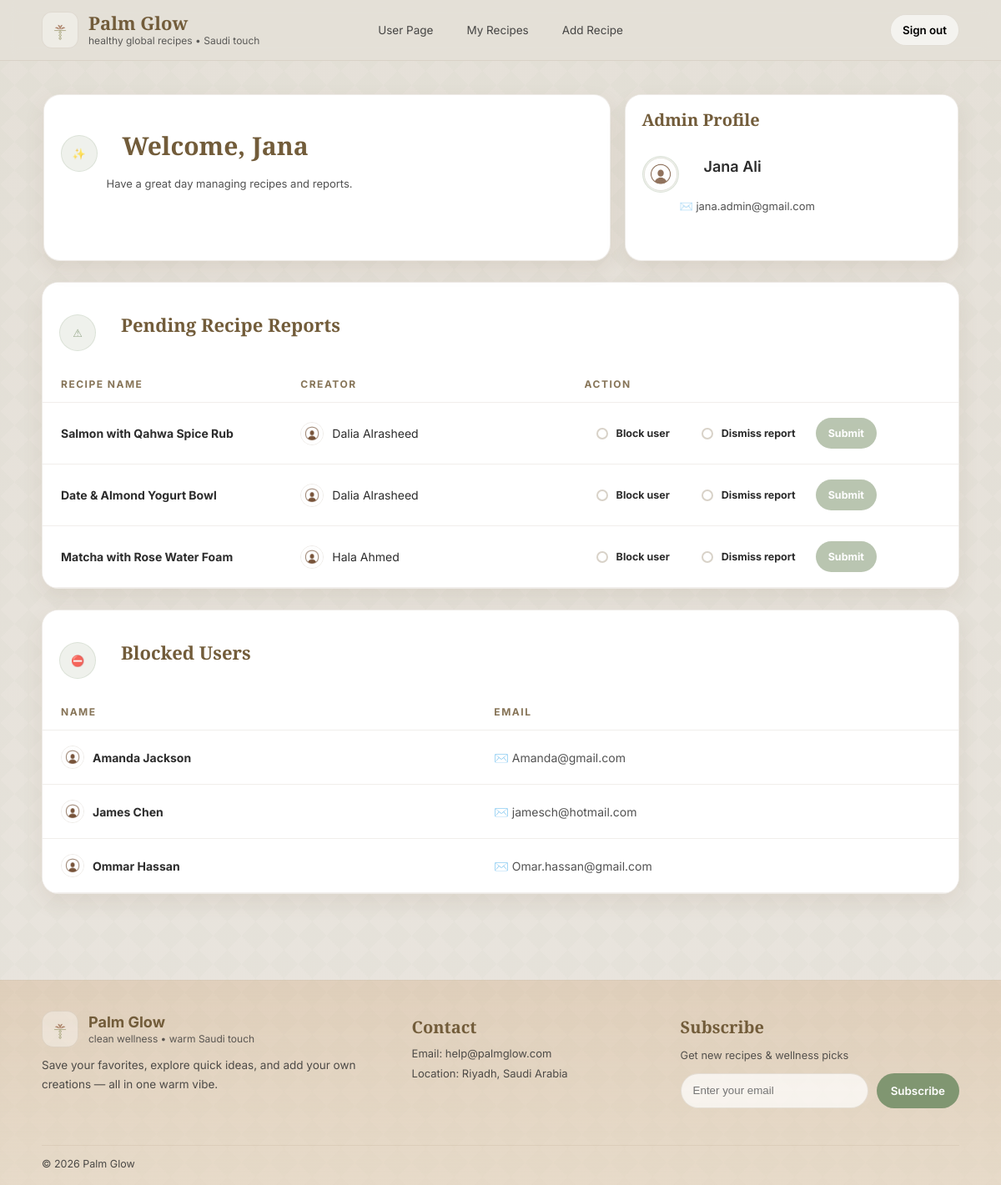
Screenshot of /admin.php (signed in) with the database file from the repository.
### tables this page shows
CREATE TABLE `user` (
  `id` int(11) NOT NULL,
  `userType` enum('user','admin') NOT NULL,
  `firstName` varchar(100) NOT NULL,
  `lastName` varchar(100) NOT NULL,
  `emailAddress` varchar(255) NOT NULL,
  `PASSWORD` varchar(255) NOT NULL,
  `photoFileName` varchar(255) NOT NULL
);

CREATE TABLE `report` (
  `id` int(11) NOT NULL,
  `userID` int(11) NOT NULL,
  `recipeID` int(11) NOT NULL
);

CREATE TABLE `recipe` (
  `id` int(11) NOT NULL,
  `userID` int(11) NOT NULL,
  `categoryID` int(11) NOT NULL,
  `NAME` varchar(255) NOT NULL,
  `description` text NOT NULL,
  `photoFileName` varchar(255) NOT NULL,
  `videoFilePath` varchar(255) DEFAULT NULL
);

CREATE TABLE `blockeduser` (
  `id` int(11) NOT NULL,
  `firstName` varchar(100) NOT NULL,
  `lastName` varchar(100) NOT NULL,
  `emailAddress` varchar(255) NOT NULL
);

### admin.php (the view, shortened to what this page needs)
<?php
include 'db_connection.php';
$adminID = $_SESSION['userID'];
$adminQuery = "SELECT * FROM user WHERE id = $adminID";
$adminResult = mysqli_query($conn, $adminQuery);
$admin = mysqli_fetch_assoc($adminResult);
$firstName = $admin['firstName'];
$lastName = $admin['lastName'];
$email = $admin['emailAddress'];
$photo = !empty($admin['photoFileName']) ? "images/" . $admin['photoFileName'] : "images/Avatar.png";
$reports = [];
$reportsQuery = "
    SELECT
        report.recipeID,
        recipe.NAME AS recipeName,
        recipe.userID,
        user.firstName,
        user.lastName,
        user.photoFileName
    FROM report
    JOIN recipe ON report.recipeID = recipe.id
    JOIN user ON recipe.userID = user.id
";
$reportsResult = mysqli_query($conn, $reportsQuery);
while ($row = mysqli_fetch_assoc($reportsResult)) {
    $reports[] = $row;
}
$blockedUsers = [];
$blockedQuery = "SELECT * FROM blockeduser";
$blockedResult = mysqli_query($conn, $blockedQuery);
while ($row = mysqli_fetch_assoc($blockedResult)) {
    $blockedUsers[] = $row;
}
?>
<!DOCTYPE html>
<html lang="en">
<head>
</head>
<body>
  <div class="pattern" aria-hidden="true"></div>
  <header>
    <div class="container nav-wrap">
      <a class="brand" href="index.php">
        <img src="images/palmLogo.png" alt="Palm Glow Logo">
        <div>
          <div class="name">Palm Glow</div>
          <div class="tag">healthy global recipes • Saudi touch</div>
        </div>
      </a>
      <nav>
        <a class="nav-link" href="user.php">User Page</a>
        <a class="nav-link" href="myRecipes.php">My Recipes</a>
        <a class="nav-link" href="addRecipe.php">Add Recipe</a>
      </nav>
      <div class="cta">
        <button class="btn" onclick="location.href='logout.php'">Sign out</button>
      </div>
    </div>
  </header>
  <main class="page">
    <section class="opper_messages">
      <div class="admin_reportTable" id="welcome_square">
        <div class="admin_reportTableHeader">
          <div class="icon_and_name">
            <span class="adminPage_smallIcon">✨</span>
            <p id="welcome_name">Welcome, <?php echo htmlspecialchars($firstName); ?></p>
          </div>
          <span class="greating_message">Have a great day managing recipes and reports.</span>
        </div>
      </div>
      <div class="admin_reportTable" id="admin_square">
        <div class="admin_reportTableHeader">
          <p id="admin_profiletext">Admin Profile</p>
          <div class="icon_and_name">
            <span class="adminPage_smallIcon">
             <img class="adminPage_creatorAvatar" id="admin_img" src="<?php echo htmlspecialchars($photo); ?>" alt="Admin photo">
            </span>
            <p id="admin_fullname"><?php echo htmlspecialchars($firstName . " " . $lastName); ?></p>
          </div>
          <span class="greating_message" id="admin_email">✉️ <?php echo htmlspecialchars($email); ?></span>
        </div>
      </div>
    </section>
    <div class="admin_reportTable">
      <div class="admin_reportTableHeader">
        <div class="icon_and_name">
          <span class="adminPage_smallIcon">⚠</span>
          <p>Pending Recipe Reports</p>
        </div>
      </div>
      <div class="admin_reportTableContent">
        <table>
          <thead>
            <tr>
              <th>RECIPE NAME</th>
              <th>CREATOR</th>
              <th>ACTION</th>
            </tr>
          </thead>
          <tbody>
<?php if (count($reports) > 0) { ?>
  <?php foreach ($reports as $index => $reportRow) { ?>
    <tr>
      <td>
        <a class="recipeLinks" href="view_recipe.php?id=<?php echo $reportRow['recipeID']; ?>">
          <?php echo htmlspecialchars($reportRow['recipeName']); ?>
        </a>
      </td>
      <td>
        <div class="report_creatorImg">
          <img class="adminPage_creatorAvatar"
               src="images/<?php echo htmlspecialchars($reportRow['photoFileName']); ?>"
               alt="">
          <?php echo htmlspecialchars($reportRow['firstName'] . " " . $reportRow['lastName']); ?>
        </div>
      </td>
      <td>
        <form class="admin_actionForm" action="process_report.php" method="post">
          <label class="admin_actionPill" for="r<?php echo $index; ?>_block">
            <span class="admin_actionDot" aria-hidden="true"></span>
            Block user
          </label>
          <label class="admin_actionPill" for="r<?php echo $index; ?>_dismiss">
            <span class="admin_actionDot" aria-hidden="true"></span>
            Dismiss report
          </label>
          <button class="admin_actionSubmit" type="submit">Submit</button>
        </form>
      </td>
    </tr>
  <?php } ?>
<?php } else { ?>
    <tr>
      <td colspan="3">No reports found.</td>
    </tr>
<?php } ?>
</tbody>
        </table>
      </div>
    </div>
    <div class="admin_reportTable">
      <div class="admin_reportTableHeader">
        <div class="icon_and_name">
          <span class="adminPage_smallIcon">⛔</span>
          <p>Blocked Users</p>
        </div>
      </div>
      <div class="admin_reportTableContent">
        <table>
          <thead>
            <tr>
              <th>NAME</th>
              <th id="email_header">EMAIL</th>
            </tr>
          </thead>
          <tbody>
  <?php if (count($blockedUsers) > 0) { ?>
    <?php foreach ($blockedUsers as $blockedRow) { ?>
      <tr>
        <td>
          <div class="report_creatorImg">
            <img class="adminPage_creatorAvatar" src="images/Avatar.png" alt="">
            <?php echo htmlspecialchars($blockedRow['firstName'] . " " . $blockedRow['lastName']); ?>
          </div>
        </td>
        <td class="blocked_email">✉️ <?php echo htmlspecialchars($blockedRow['emailAddress']); ?></td>
      </tr>
    <?php } ?>
  <?php } else { ?>
    <tr>
      <td colspan="2">No blocked users found.</td>
    </tr>
  <?php } ?>
</tbody>
        </table>
      </div>
    </div>
  </main>
  <footer class="footer">
    <div class="container footer-grid">
      <div class="footer-about">
        <div class="footer-brand">
          <img src="images/palmLogo.png" alt="Palm Glow Logo">
          <div>
            <b>Palm Glow</b>
            <div class="footer-mini">clean wellness • warm Saudi touch</div>
          </div>
        </div>
        <p class="footer-text">
          Save your favorites, explore quick ideas, and add your own creations — all in one warm vibe.
        </p>
      </div>
      <div class="footer-col">
        <h4>Contact</h4>
        <div class="footer-links">
          <span>Email: help@palmglow.com</span>
          <span>Location: Riyadh, Saudi Arabia</span>
        </div>
      </div>
      <div class="footer-col">
        <h4>Subscribe</h4>
        <p class="footer-text small">Get new recipes & wellness picks</p>
        <form class="subscribe" id="subscribeForm">
          <input type="email" id="subEmail" placeholder="Enter your email" required>
          <button type="submit">Subscribe</button>
        </form>
        <div class="sub-note" id="subNote" aria-live="polite"></div>
      </div>
    </div>
    <div class="container footer-bottom">
      <span>© 2026 Palm Glow</span>
    </div>
  </footer>
</body>
</html>

### rows the page displays
user: firstName "Jana", photoFileName (placeholder picture), firstName+lastName "Jana Ali", emailAddress "jana.admin@gmail.com"
report: recipeID.NAME "Salmon with Qahwa Spice Rub", user.photoFileName (placeholder picture), user.firstName+lastName "Dalia Alrasheed"
report: recipeID.NAME "Date & Almond Yogurt Bowl", user.photoFileName (placeholder picture), user.firstName+lastName "Dalia Alrasheed"
report: recipeID.NAME "Matcha with Rose Water Foam", user.photoFileName (placeholder picture), user.firstName+lastName "Hala Ahmed"
blockeduser: firstName+lastName "Amanda Jackson", emailAddress "Amanda@gmail.com"
blockeduser: firstName+lastName "James Chen", emailAddress "jamesch@hotmail.com"
blockeduser: firstName+lastName "Ommar Hassan", emailAddress "Omar.hassan@gmail.com"
